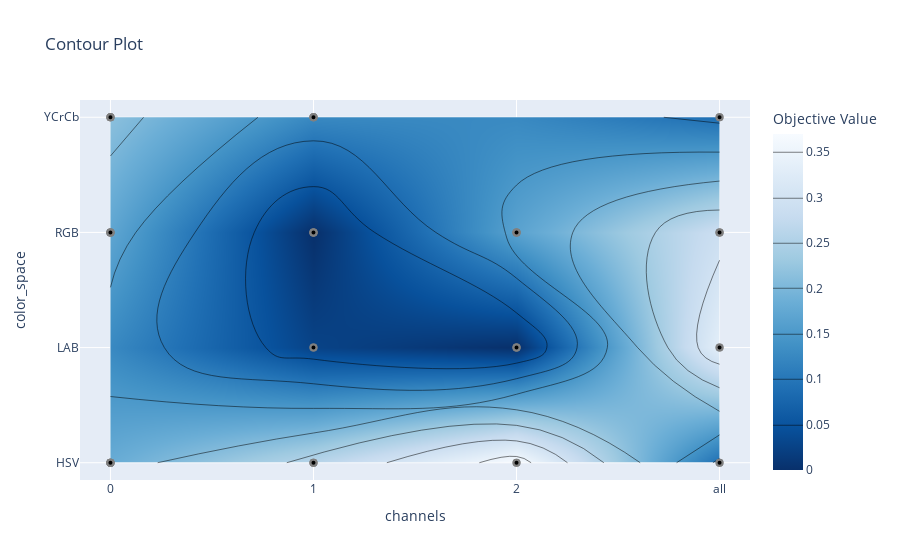

The notebook cell this image was saved under:
### Code cell
# Make the plot more narrow
from matplotlib import pyplot as plt
plt.rcParams['figure.figsize'] = [10, 5]

# Visualize the a contour plot of the objective function.
optuna.visualization.plot_contour(study, params=['color_space', 'channels'], target=lambda t: t.values[3])

### Figure 1 — Plotly figure (JSON) as saved in the notebook; plotly's stock layout.template omitted (floating-point values rounded to 4 significant figures)
{"data": [{"colorbar": {"title": {"text": "Objective Value"}}, "colorscale": [[0, "rgb(247,251,255)"], [0.125, "rgb(222,235,247)"], [0.25, "rgb(198,219,239)"], [0.375, "rgb(158,202,225)"], [0.5, "rgb(107,174,214)"], [0.625, "rgb(66,146,198)"], [0.75, "rgb(33,113,181)"], [0.875, "rgb(8,81,156)"], [1, "rgb(8,48,107)"]], "connectgaps": true, "contours": {"coloring": "heatmap"}, "hoverinfo": "none", "line": {"smoothing": 1.3}, "reversescale": true, "type": "contour", "x": ["0", "1", "2", "all"], "y": ["HSV", "LAB", "RGB", "YCrCb"], "z": [[0.1817, 0.2603, 0.3701, 0.09091], [null, 0.02652, 0, 0.3353], [0.1714, 0, 0.166, 0.2888], [0.2145, 0.1257, null, 0.08973]]}, {"marker": {"color": "black", "line": {"color": "Grey", "width": 2}}, "mode": "markers", "showlegend": false, "type": "scatter", "x": ["2", "all", "0", "all", "2", "2", "0", "1", "1", "0", "2", "0", "2", "0", "2", "0", "1", "0", "1", "2", "0", "all", "0", "1", "0", "1", "2", "1", "all", "1", "all", "0", "0", "0", "all", "1", "1", "1", "all", "0", "1", "0", "all", "1", "all", "2"], "y": ["RGB", "RGB", "RGB", "LAB", "RGB", "LAB", "YCrCb", "YCrCb", "LAB", "HSV", "LAB", "RGB", "HSV", "HSV", "LAB", "HSV", "YCrCb", "RGB", "LAB", "HSV", "RGB", "LAB", "HSV", "RGB", "HSV", "HSV", "RGB", "RGB", "YCrCb", "RGB", "HSV", "YCrCb", "YCrCb", "HSV", "YCrCb", "YCrCb", "RGB", "HSV", "RGB", "YCrCb", "HSV", "RGB", "HSV", "YCrCb", "RGB", "RGB"]}], "layout": {"title": {"text": "Contour Plot"}, "xaxis": {"range": [-0.15, 3.15], "title": {"text": "channels"}, "type": "category"}, "yaxis": {"range": [-0.15, 3.15], "title": {"text": "color_space"}, "type": "category"}}}
